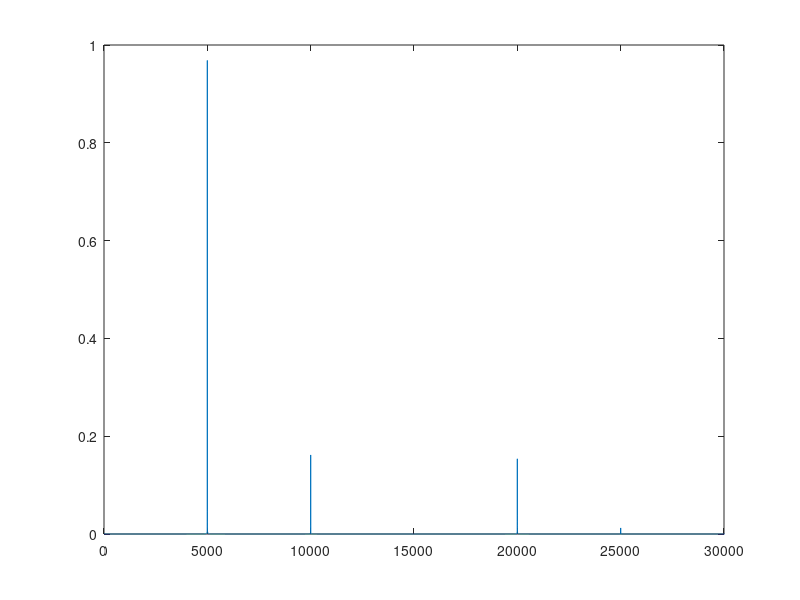
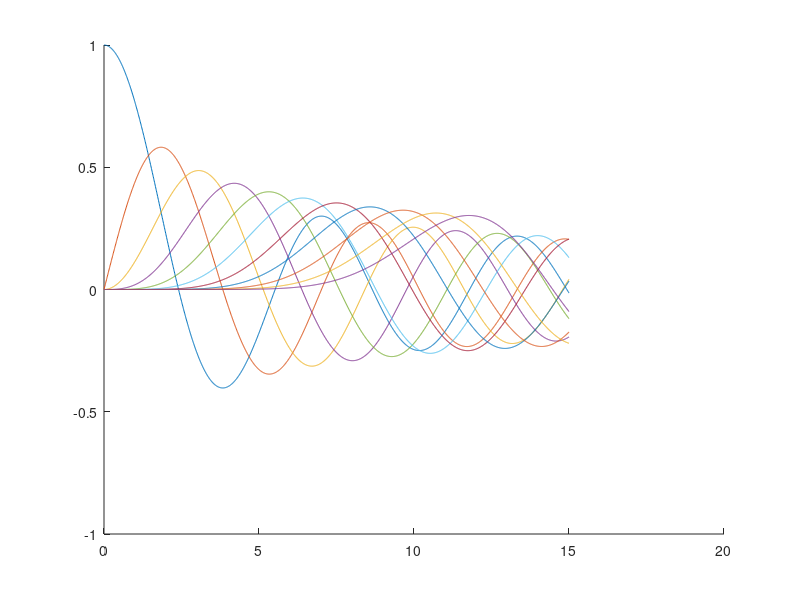

These figures' MATLAB source, in order:
clear all
close all
t=[0:0.00001:1];%tempo di 1 sec con campionamento 1kHz
f=5000;%frequenza portante
wp=f*2*pi;% frequenza angolare
A=1;% ampiezza
y=A*cos(wp*t);% funzione onda
%plot(t,y)%stampa funzione onda
%figure (2)
%stem (t,y)
wm=wp*3;%frequenza modulante
I=5000;%ampiezza  modulante
Ix=I/(wm/(2*pi))%%Si definisce indice di modulazione il rapporto tra ampiezza della modulante e la frequenza modulante
y=A*cos(wp*t+(Ix*cos(wm*t)));%modulazione FM
%figure (3)
%plot(t,y)
F=[0:100000];
Ft=fft(y);
figure (4)
plot(F,2*abs(Ft)./size (t,2))% componenti della FM
axis([0 30000])
figure(5)
idx=[0:0.01:15];
nbessel=10;%le armoniche di Bessel compaiono nello sviluppo in Serie di Fourier di un segnale modulato in frequenza (FM) quando il segnale di ingresso è una sinusoide.
hold on
for k=[0:nbessel];
plot(idx,besselj(k,idx))
endfor
hold off
